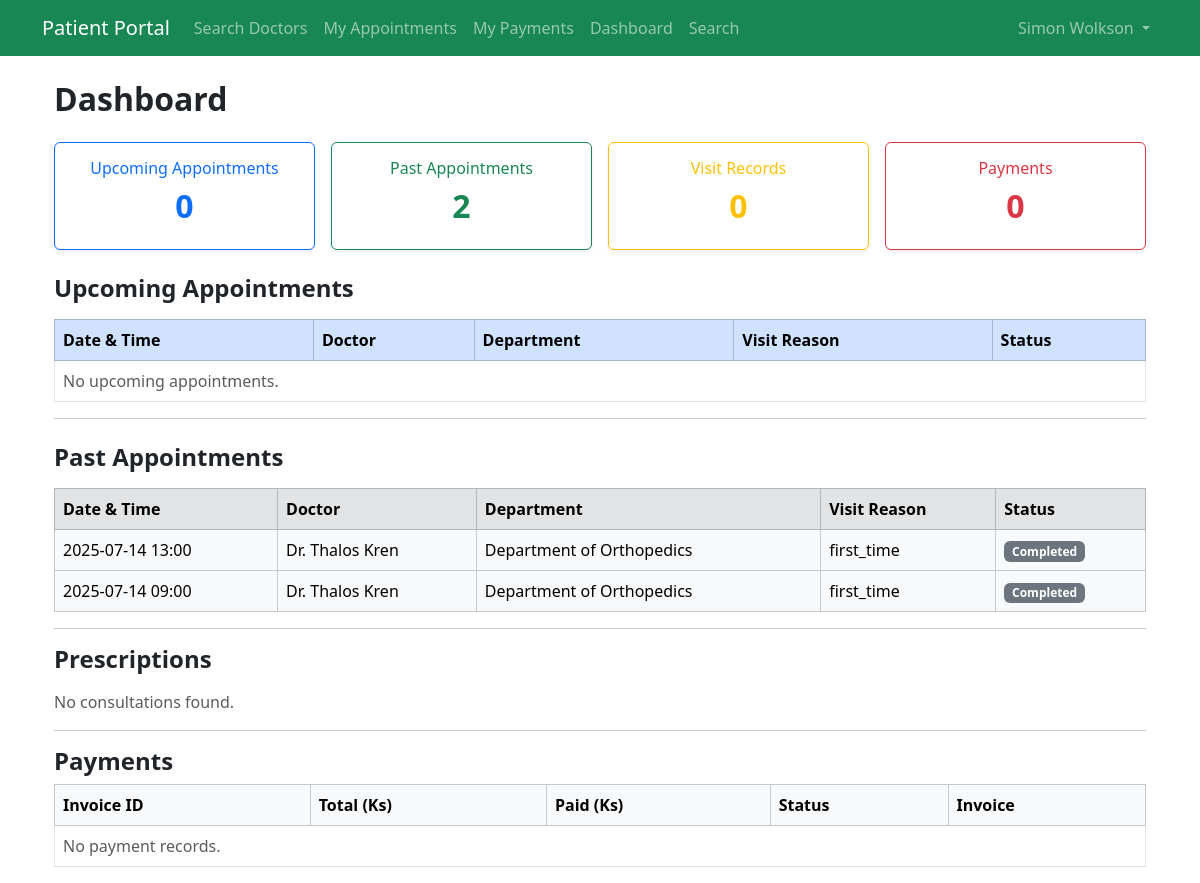
The page /patient/dashboard/ (signed in) on the database as committed earlier.
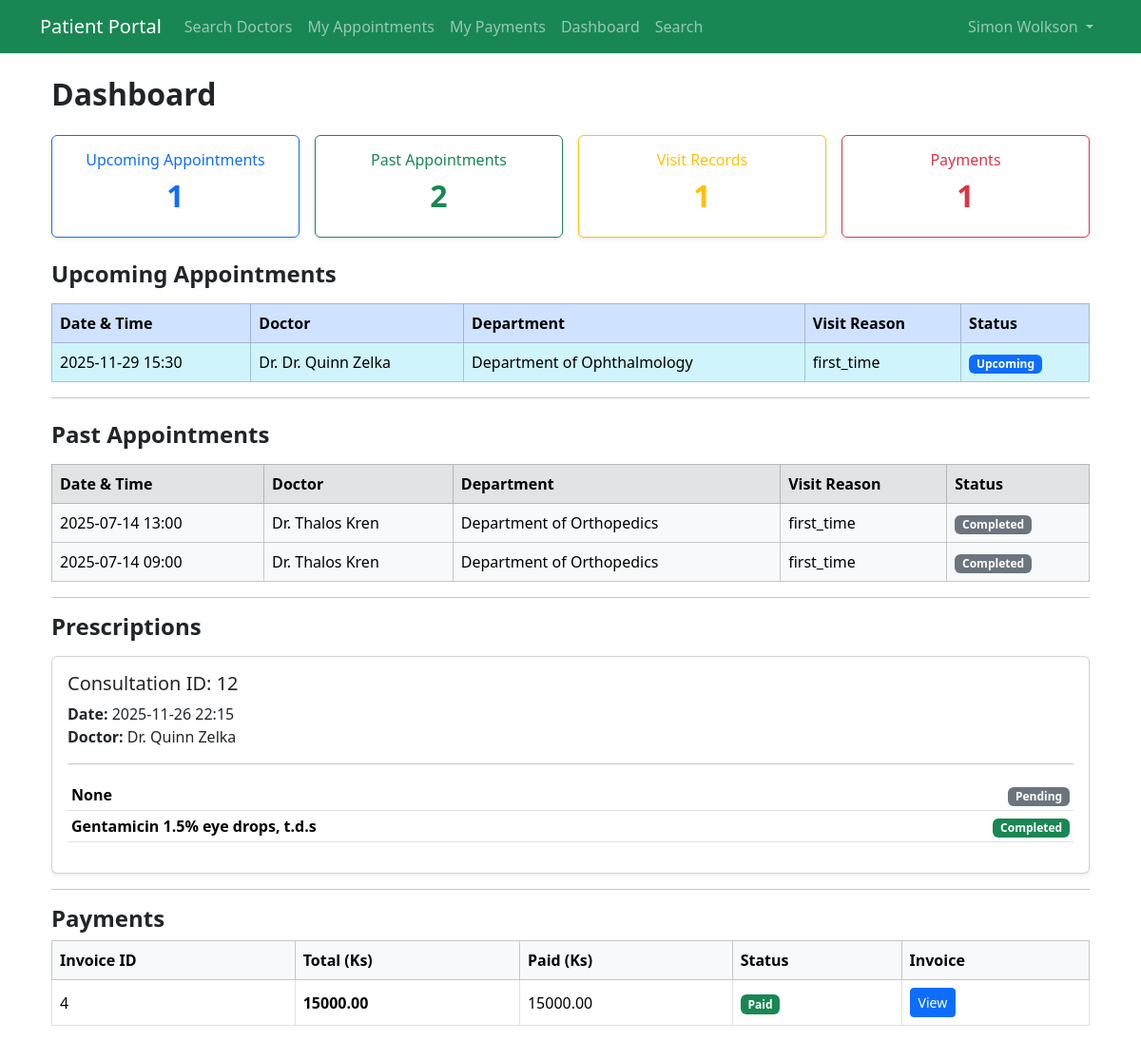
The same page on the database as committed later.
### appointment/models.py (models this page shows, shortened)
class Appointment(models.Model):
    STATUS_CHOICES = [
        ('pending', 'Pending'),
        ('confirmed', 'Confirmed'),
        ('cancelled', 'Cancelled'),
        ('completed', 'Completed'),
        ('due', 'Due'),
    ]
    REASON_CHOICES = [
        ('first_time', 'First-time Visit'),
        ('follow_up', 'Follow-up'),
        ('referral', 'Referral')
    ]
    patient = models.ForeignKey(Patient, on_delete=models.CASCADE)
    doctor = models.ForeignKey(Doctor, on_delete=models.CASCADE)
    appointed_datetime = models.DateTimeField()
    status = models.CharField(max_length=10, choices=STATUS_CHOICES, default='pending')
    visit_reason = models.CharField(max_length=20, choices=REASON_CHOICES)
    cancellation_reason = models.TextField(blank=True, null=True)
    cancelled_by = models.CharField(max_length=10, blank=True, null=True)  # 'doctor' or 'patient'
    notes = models.TextField(blank=True, null=True)
    created_at = models.DateTimeField(auto_now_add=True)
    deleted_at = models.DateTimeField(blank=True, null=True)

### doctor/models.py (models this page shows)
class Doctor(models.Model):
    STATUS_CHOICES = [
        ('active', 'Active'),
        ('inactive', 'Inactive')
    ]
    user = models.OneToOneField(User, on_delete=models.CASCADE, null=True, blank=True)
    department = models.ForeignKey(Department, on_delete=models.CASCADE, related_name="doctors")
    fname = models.CharField(max_length=64)
    lname = models.CharField(max_length=64)
    license = models.CharField(max_length=20, unique=True)
    specialisation = models.CharField(max_length=64)
    email = models.EmailField(max_length=64, unique=True)
    phone = models.CharField(max_length=20)
    address = models.TextField(max_length=500)
    password = models.CharField(max_length=128, default='@User123')
    status = models.CharField(max_length=10, choices=STATUS_CHOICES, default="active")
    created_at = models.DateTimeField(auto_now_add=True)
    updated_at = models.DateTimeField(auto_now=True)
    class Meta:
        verbose_name = 'Doctor'
        verbose_name_plural = 'Doctors'
    def __str__(self):
        return f'Dr. {self.fname} {self.lname}'

class Department(models.Model):
    STATUS_CHOICE = [
        ('active', 'Active'),
        ('inactive', 'Inactive')
    ]
    dep_name = models.CharField(max_length=100, unique=True)
    dep_email = models.EmailField(max_length=100)
    dep_phone = models.CharField(max_length=20)
    dep_location = models.TextField(max_length=500)
    description = models.TextField(max_length=500, blank=True)
    status = models.CharField(max_length=10, choices=STATUS_CHOICE, default='active')
    created_at = models.DateTimeField(auto_now_add=True)
    updated_at = models.DateTimeField(auto_now=True)
    class Meta:
        verbose_name = 'Department'
        verbose_name_plural = 'Departments'
    def __str__(self):
        return f"Department of {self.dep_name}"

### consultation/models.py (models this page shows, shortened)
class Consultation(models.Model):
    STATUS_CHOICE = [
        ('active','Active'),
        ('inactive', 'Inactive'),
    ]
    appointment = models.ForeignKey(Appointment, on_delete=models.CASCADE)
    doctor = models.ForeignKey(Doctor, on_delete=models.CASCADE)
    chief_comp = models.CharField()
    present_ill = models.TextField(blank=True, null=True)
    past_med = models.TextField(blank=True, null=True)
    past_sur = models.TextField(blank=True, null=True)
    medica_his = models.TextField(blank=True, null=True)
    og_his = models.TextField(blank=True, null=True)
    fam_his = models.TextField(blank=True, null=True)
    soc_his = models.TextField(blank=True, null=True)
    phy_exam = models.TextField(blank=True, null=True)
    diag = models.TextField(blank=True, null=True)
    notes = models.TextField(blank=True, null=True)
    status = models.CharField(max_length=15, choices=STATUS_CHOICE, default='active')
    created_at = models.DateTimeField(auto_now_add=True)
    updated_at = models.DateTimeField(default=timezone.now)
    is_locked = models.BooleanField(default=False)      # Locked after prescription
    is_edited = models.BooleanField(default=False)      # Has been modified before
    last_edited_at = models.DateTimeField(null=True, blank=True)  # Timestamp

class Prescription(models.Model):
    STATUS_CHOICES = [
        ('pending', 'Pending'),
        ('processing', 'Processing'),
        ('completed', 'Completed'),
    ]
    prescription_type = models.ForeignKey(PrescriptionType, on_delete=models.CASCADE)
    consultation = models.ForeignKey(Consultation, on_delete=models.CASCADE)
    prescription = models.TextField()
    status = models.CharField(max_length=20, choices=STATUS_CHOICES, default='pending')
    created_at = models.DateTimeField(auto_now_add=True)
    updated_at = models.DateTimeField(auto_now=True)

### payment/models.py (models this page shows, shortened)
class Payment(models.Model):
    PAYMENT_METHODS = [
        ('cash', 'Cash'),
        ('card', 'Debit/Credit Card'),
        ('mobile_banking', 'Mobile Banking (KBZPay, WavePay)'),
        ('wallet', 'E-Wallet'),
        ('bank_transfer', 'Bank Transfer'),
        ('insurance', 'Insurance'),
    ]
    PAYMENT_STATUS = [
        ('unpaid', 'Unpaid'),
        ('partial', 'Partially Paid'),
        ('paid', 'Paid'),
        ('refunded', 'Refunded'),
    ]
    patient = models.ForeignKey(Patient, on_delete=models.CASCADE)
    appointment = models.OneToOneField(Appointment, on_delete=models.CASCADE)
    consultation = models.OneToOneField(Consultation, on_delete=models.CASCADE)
    consultation_fee = models.DecimalField(max_digits=10, decimal_places=2, default=0)
    medication_fee = models.DecimalField(max_digits=10, decimal_places=2, default=0)
    test_fee = models.DecimalField(max_digits=10, decimal_places=2, default=0)
    total_amount = models.DecimalField(max_digits=10, decimal_places=2, default=0)
    amount_paid = models.DecimalField(max_digits=10, decimal_places=2, default=0)
    payment_method = models.CharField(
        max_length=30, choices=PAYMENT_METHODS, blank=True, null=True
    )
    status = models.CharField(
        max_length=20, choices=PAYMENT_STATUS, default='unpaid'
    )
    created_at = models.DateTimeField(auto_now_add=True)
    updated_at = models.DateTimeField(auto_now=True)

### patient/views.py (the view)
# urls.py: path('dashboard/', views.patient_dashboard, name='patient_dashboard'),
@patient_login_required
def patient_dashboard(request):
    patient_id = request.session.get('patient_id')
    patient = get_object_or_404(Patient, id=patient_id)
    today = timezone.now().date()
    upcoming_appointments = Appointment.objects.filter(
        patient=patient,
        appointed_datetime__date__gte=today
    ).order_by('appointed_datetime')
    past_appointments = Appointment.objects.filter(
        patient=patient,
        appointed_datetime__date__lt=today
    ).order_by('-appointed_datetime')
    visit_records = Consultation.objects.filter(
        appointment__patient=patient
    ).order_by('-created_at')
    consultations = Consultation.objects.filter(
        appointment__patient=patient
    ).order_by('-created_at')
    prescriptions = Prescription.objects.filter(
        consultation__appointment__patient=patient
    ).order_by('-created_at')
    payments = Payment.objects.filter(
        patient=patient
    ).order_by('-created_at')
    return render(request, 'patient/patient_dashboard.html', {
        'patient': patient,
        'upcoming_appointments': upcoming_appointments,
        'past_appointments': past_appointments,
        'visit_records': visit_records,
        'prescriptions': prescriptions,
        'payments': payments,
        'consultations':consultations,
    })

### patient/templates/patient/patient_dashboard.html (shortened to what the changed rows need)
{% extends "appointment/base.html" %}
{% load static %}
{% block content %}
<div class="container mt-4">
    <h2 class="mb-4 fw-bold">Dashboard</h2>
    <div class="row g-3 mb-4">
        <div class="col-md-3">
            <div class="card border-primary shadow-sm p-3 text-center">
                <h6 class="text-primary">Upcoming Appointments</h6>
                <h2 class="fw-bold text-primary">{{ upcoming_appointments.count }}</h2>
            </div>
        </div>
        <div class="col-md-3">
            <div class="card border-success shadow-sm p-3 text-center">
                <h2 class="fw-bold text-success">{{ past_appointments.count }}</h2>
            </div>
        </div>
        <div class="col-md-3">
            <div class="card border-warning shadow-sm p-3 text-center">
                <h6 class="text-warning">Visit Records</h6>
                <h2 class="fw-bold text-warning">{{ visit_records.count }}</h2>
            </div>
        </div>
        <div class="col-md-3">
            <div class="card border-danger shadow-sm p-3 text-center">
                <h6 class="text-danger">Payments</h6>
                <h2 class="fw-bold text-danger">{{ payments.count }}</h2>
            </div>
        </div>
    </div>
    <h4 class="fw-semibold mb-3 mt-4">Upcoming Appointments</h4>
    <table class="table table-bordered align-middle">
        <thead class="table-primary">
            <tr>
                <th>Date & Time</th>
                <th>Doctor</th>
                <th>Department</th>
                <th>Visit Reason</th>
                <th>Status</th>
            </tr>
        </thead>
        <tbody>
            {% for app in upcoming_appointments %}
            <tr class="table-info">
                <td>{{ app.appointed_datetime|date:"Y-m-d H:i" }}</td>
                <td>Dr. {{ app.doctor }}</td>
                <td>{{ app.doctor.department }}</td>
                <td>{{ app.visit_reason }}</td>
                <td><span class="badge bg-primary">Upcoming</span></td>
            </tr>
            {% empty %}
            <tr><td colspan="5" class="text-muted">No upcoming appointments.</td></tr>
            {% endfor %}
        </tbody>
    </table>
    <hr>
    <h4 class="fw-semibold mb-3 mt-4">Past Appointments</h4>
    <table class="table table-bordered align-middle">
        <thead class="table-secondary">
            <tr>
                <th>Date & Time</th>
                <th>Doctor</th>
                <th>Department</th>
                <th>Visit Reason</th>
                <th>Status</th>
            </tr>
        </thead>
        <tbody>
            {% for app in past_appointments %}
            <tr class="table-light">
                <td>{{ app.appointed_datetime|date:"Y-m-d H:i" }}</td>
                <td>Dr. {{ app.doctor.fname }} {{ app.doctor.lname }}</td>
                <td>{{ app.doctor.department }}</td>
                <td>{{ app.visit_reason }}</td>
                <td><span class="badge bg-secondary">Completed</span></td>
            </tr>
            {% empty %}
            <tr>
                <td colspan="6" class="text-muted text-center">No past appointments</td>
            </tr>
            {% endfor %}
        </tbody>
    </table>
    <hr>
    <h4 class="fw-semibold mb-3">Prescriptions</h4>
    {% for cons in consultations %}
    <div class="card mb-3 shadow-sm">
        <div class="card-body">
            <h5>
                Consultation ID: {{ cons.id }}
            </h5>
            <p class="mb-1">
                <strong>Date:</strong> {{ cons.created_at|date:"Y-m-d H:i" }}<br>
                <strong>Doctor:</strong> Dr. {{ cons.doctor.fname }} {{ cons.doctor.lname }}
            </p>
            <hr>
            {% if cons.prescription_set.all %}
                <table class="table table-sm">
                    <tbody>
                    {% for pres in cons.prescription_set.all %}
                        <tr>
                            <td><strong>{{ pres.prescription }}</strong></td>
                            <td class="text-end">
                                {% if pres.status == "completed" %}
                                    <span class="badge bg-success">Completed</span>
                                {% elif pres.status == "processing" %}
                                    <span class="badge bg-warning text-dark">Processing</span>
                                {% else %}
                                    <span class="badge bg-secondary">Pending</span>
                                {% endif %}
                            </td>
                        </tr>
                    {% endfor %}
                    </tbody>
                </table>
            {% else %}
                <p class="text-muted">No prescriptions for this consultation.</p>
            {% endif %}
        </div>
    </div>
    {% empty %}
    <p class="text-muted">No consultations found.</p>
    {% endfor %}
    <hr>
    <h4 class="fw-semibold mb-2">Payments</h4>
    <table class="table table-bordered align-middle">
        <thead class="table-light">
            <tr>
                <th>Invoice ID</th>
                <th>Total (Ks)</th>
                <th>Paid (Ks)</th>
                <th>Status</th>
                <th>Invoice</th>
            </tr>
        </thead>
        <tbody>
            {% for pay in payments %}
            <tr>
                <td>{{ pay.id }}</td>
                <td class="fw-semibold">{{ pay.total_amount }}</td>
                <td>{{ pay.amount_paid }}</td>
                <td>
                    {% if pay.status == "paid" %}
                        <span class="badge bg-success">Paid</span>
                    {% elif pay.status == "partial" %}
                        <span class="badge bg-warning text-dark">Partial</span>
                    {% else %}
                        <span class="badge bg-danger">Unpaid</span>
                    {% endif %}
                </td>
                <td>
                    <a href="{% url 'payment:payment_invoice' pay.id %}" class="btn btn-sm btn-primary">
                        View
                    </a>
                </td>
            </tr>
            {% empty %}
            <tr><td colspan="5" class="text-muted">No payment records.</td></tr>
            {% endfor %}
        </tbody>
    </table>
</div>
{% endblock %}

Rows that differ between the two databases and show on the page:
added Appointment: appointed_datetime "2025-11-29 15:30", doctor "Dr. Quinn Zelka", doctor.department "Department of Ophthalmology", visit_reason "first_time", shown under "Upcoming Appointments"
added Consultation: id "12", created_at "2025-11-26 22:15", doctor.fname "Quinn", doctor.lname "Zelka"
added Prescription: prescription "None", status "Pending"
added Prescription: prescription "Gentamicin 1.5% eye drops, t.d.s", status "Completed"
added Payment: id "4", total_amount "15000.00", amount_paid "15000.00", status "Paid"
Other text that changed with them:
{{ upcoming_appointments.count }}: "0" → "1"
{{ visit_records.count }}: "0" → "1"
{{ payments.count }}: "0" → "1"
text no longer shown: "No upcoming appointments. No consultations found. No payment records."
